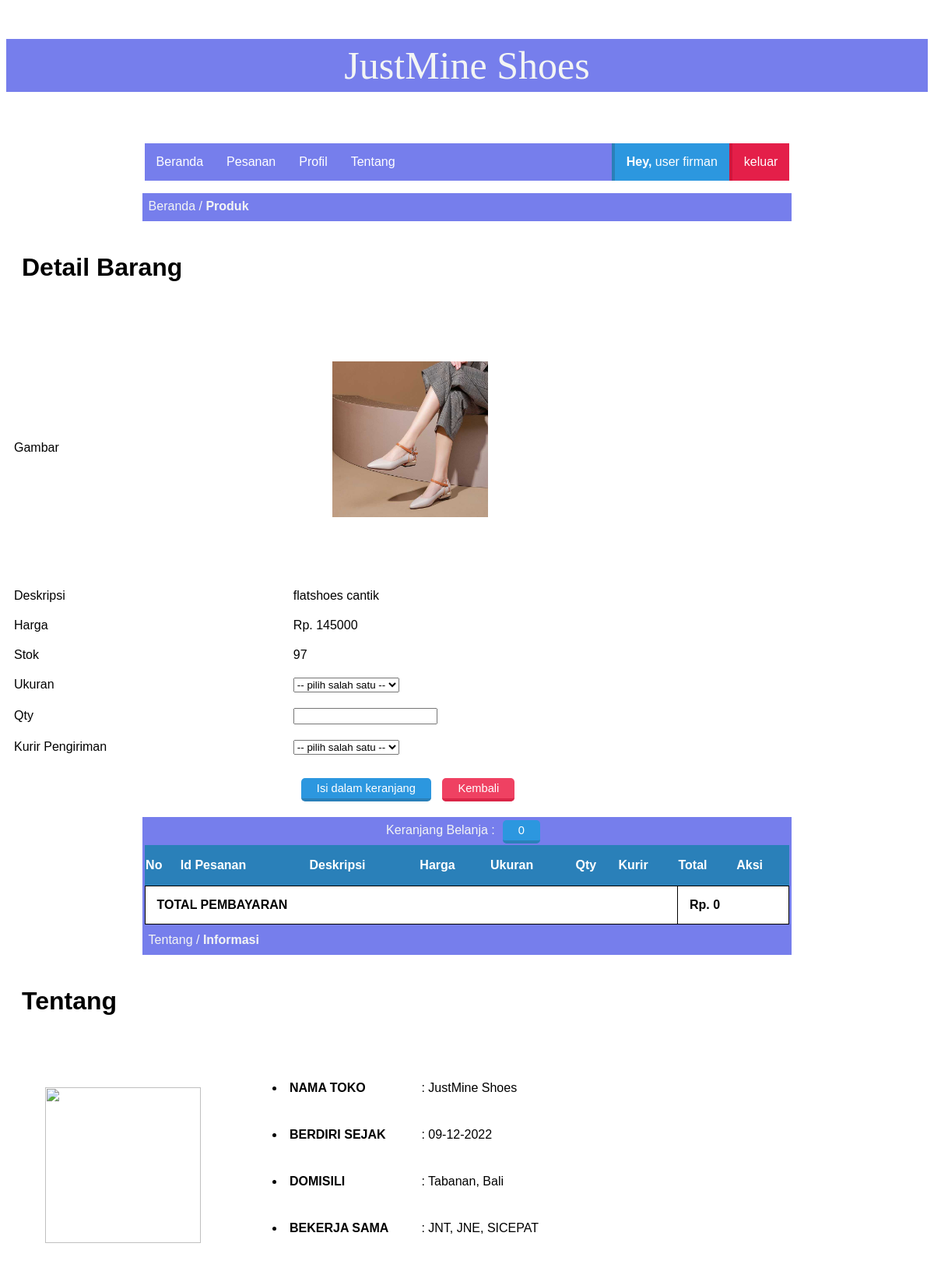
Screenshot of /page/tentang.php?page=belanja_detail&id=1&st=97 (signed in) with the database file from the repository.
### tables this page shows
CREATE TABLE `tbl_barang` (
  `id_barang` int(100) NOT NULL,
  `deskripsi` varchar(100) NOT NULL,
  `harga` int(20) NOT NULL,
  `stok` int(5) NOT NULL,
  `created` date NOT NULL,
  `nama_image` varchar(50) NOT NULL,
  `type_image` varchar(50) NOT NULL,
  `size_image` bigint(20) NOT NULL
);

### page/user/belanja_detail.php (the view, shortened to what this page needs)
<div class="box-title">
    <p>Beranda / <b>Produk</b></p>
</div>
<div id="box">
<?php
  include "lib/koneksi.php";
    $id = $_GET['id'];
    $sisa = $_GET['st'];
    $result = $conn->prepare("SELECT * FROM tbl_barang WHERE id_barang =:id");
    $result->bindparam(':id', $id);
    $result->execute();
    $row=$result->fetch(PDO::FETCH_OBJ);
 ?>
<h1>Detail Barang</h1>
<form name="belanja" method="post" action="?page=belanja_detailpro" enctype="multipart/form-data">
  <table class="article">
    <tr>
      <td>Gambar</td>
      <td>
        <img src="img/jersey/<?php echo $row->nama_image ?>" width="100"><br><br>
      </td>
    </tr>
    <tr>
      <td>Deskripsi</td>
      <td>
        <?php echo $row->deskripsi ?>
      </td>
    </tr>
    <tr>
      <td>Harga</td>
      <td>
        <?php echo "Rp. ".$row->harga ?>
      </td>
    </tr>
    <tr>
      <td>Stok</td>
      <td>
        <?php echo $sisa ?>
      </td>
    </tr>
    <tr>
      <td>Ukuran</td>
      <td>
        <select name="ukuran">
          <option>-- pilih salah satu --</option>
        </select>
      </td>
    </tr>
    <tr>
      <td>Qty</td>
      <td>
        <input type="number" name="qty" min="1">
      </td>
    </tr>
    <tr>
      <td>Kurir Pengiriman</td>
      <td>
        <select name="kurir">
          <option>-- pilih salah satu --</option>
        </select>
      </td>
    </tr>
    <tr>
      <td></td>
      <td>
        <input class="tombol-biru" type="submit" name="belanja" value="Isi dalam keranjang">
        <a class="tombol-merah" href="?page=beranda">Kembali</a>
      </td>
    </tr>
  </table>
</form>
</div>

### style.css (style rules this page uses)
.box-title { background: #767eec; width: 70%; height: 30px; margin: auto; border: 3px solid #767eec; }
.box-title p { color: #f3f5f4; margin: 5px 5px; font-family: sans-serif; }
table.article { border-collapse: collapse; border: 0px; width: 100%; }
.article td { border: 0px; padding: 10px; }
#box p,h1,h2,table,tr,td { font-family: sans-serif; padding: 20px; text-align: justify; }
img { padding: 50px; width: 200px; height: 200px; }
.tombol-biru { background:#2C97DF; color:white; border-top:0; border-left:0; border-right:0; border-bottom:4px solid #2A80B9; border-radius: 5px; padding:5px 20px; text-decoration:none; font-family:sans-serif; font-size:11pt; margin:10px; }
.tombol-merah { background:#ef4162; color:white; border-top:0; border-left:0; border-right:0; border-bottom:4px solid #da2648; border-radius: 5px; padding:5px 20px; text-decoration:none; font-family:sans-serif; font-size:11pt; }

### rows the page displays
tbl_barang: nama_image (picture), deskripsi "flatshoes cantik", harga "145000"

### other values shown
$title "user"
$user "firman"
$sisa "97"
$count "0"
$jumlah "0"
